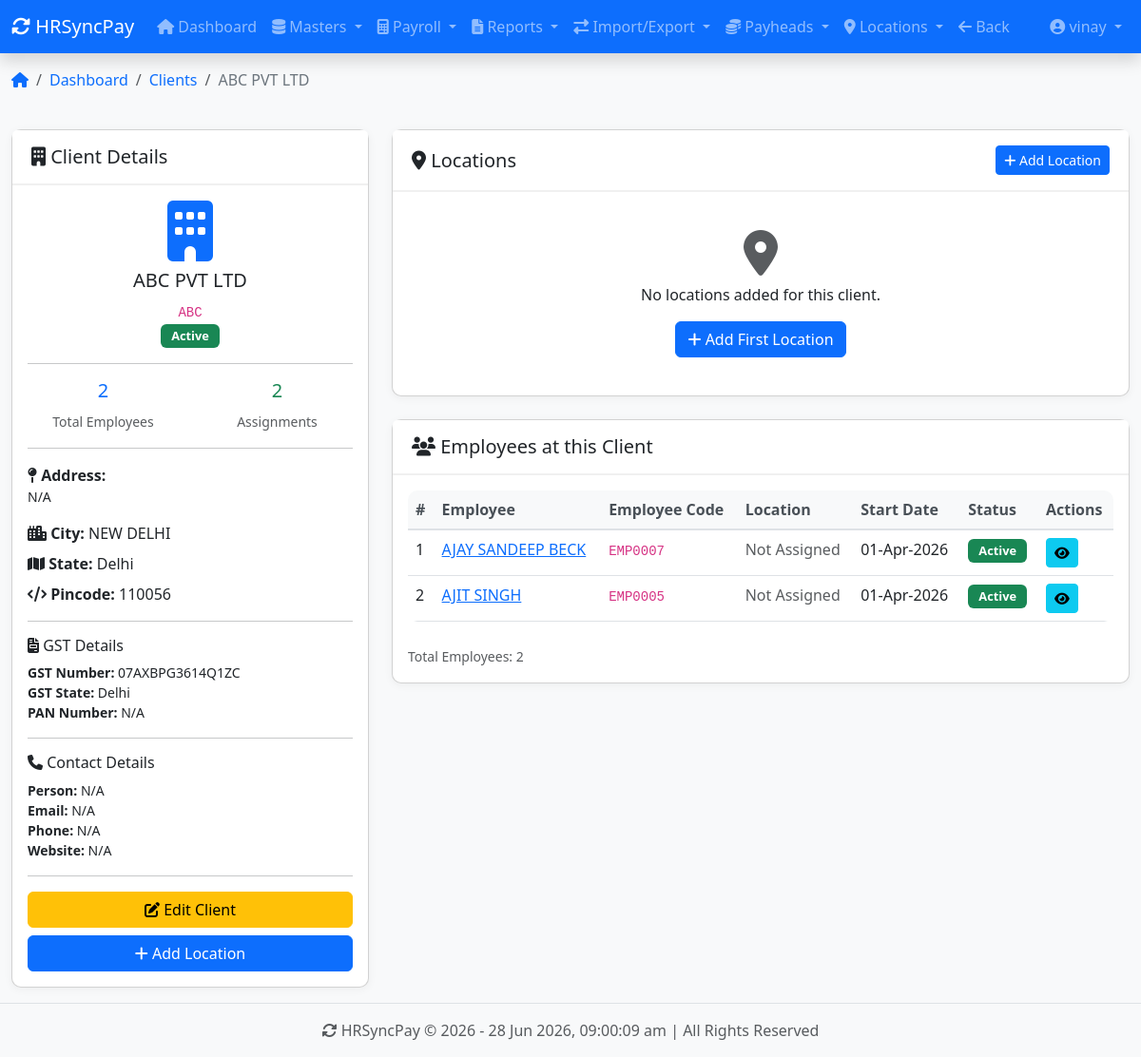
/clients/1/ (signed in), run on an earlier commit of the app's database.
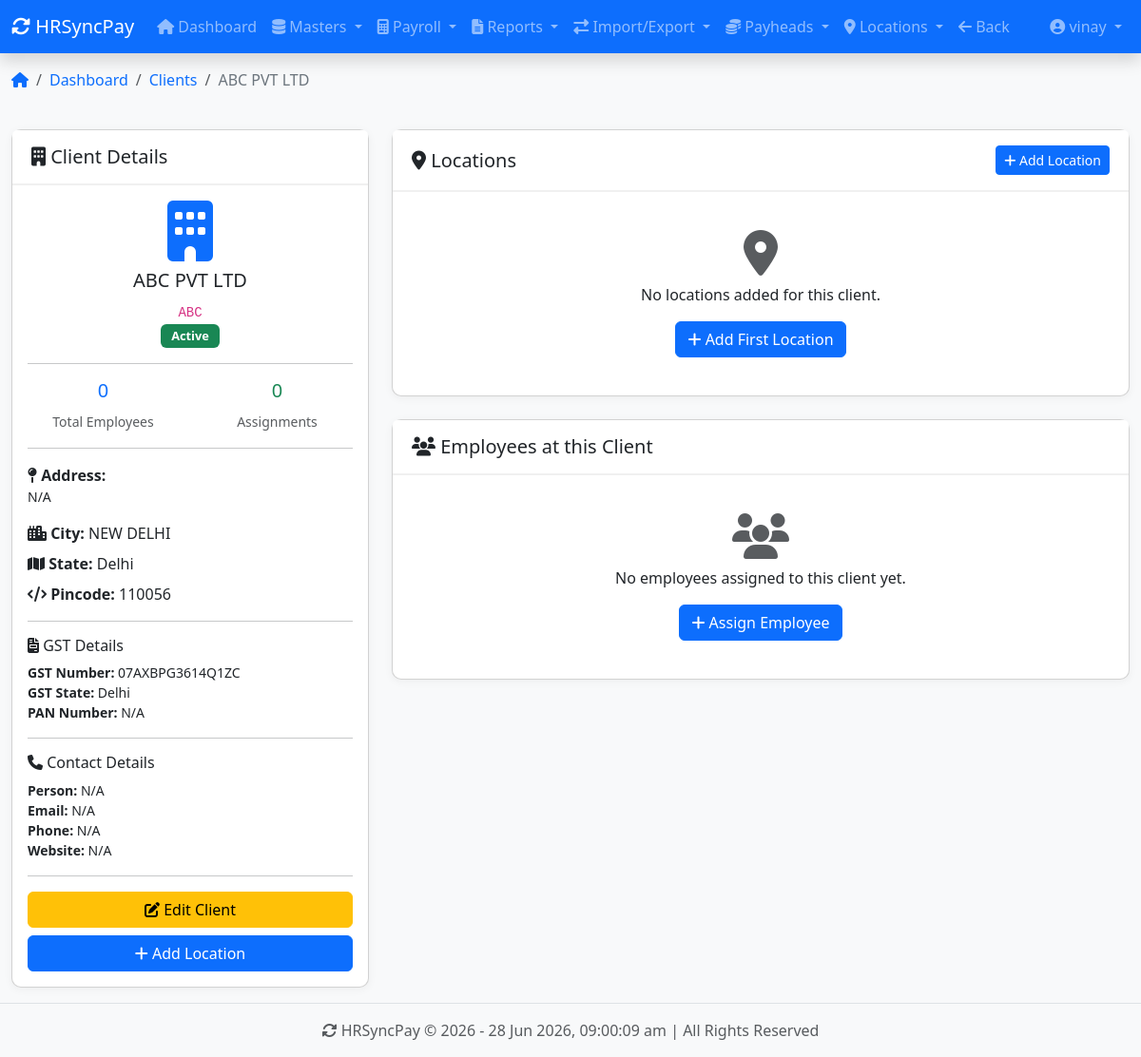
And on a later commit of the database.
### apps/employees/models.py (models this page shows, shortened)
class EmployeeAssignment(models.Model):
    SALARY_METHOD_CHOICES = [
        ('CALENDAR_MONTH', 'Calendar Month'),
        ('26_DAYS_MONTH', '26-Days Month'),
        ('PER_DAY', 'Per Day'),
        ('PRODUCTION', 'Production'),
    ]
    PF_CAP_CHOICES = [
        ('CAPPED_15000', 'Capped at ₹15,000'),
        ('CAPPED_18000', 'Capped at ₹18,000'),
        ('FULL', 'Full Basic'),
        ('NOT_APPLICABLE', 'Not Applicable'),
    ]
    ESI_RULE_CHOICES = [
        ('AUTO', 'Auto (If Gross < ₹21,000)'),
        ('FORCE', 'Force (Always Deduct)'),
        ('EXEMPT', 'Exempt (Never Deduct)'),
    ]
    STATUS_CHOICES = [
        ('ACTIVE', 'Active'),
        ('COMPLETED', 'Completed'),
        ('TERMINATED', 'Terminated'),
        ('TRANSFERRED', 'Transferred'),
    ]
    employee = models.ForeignKey(Employee, on_delete=models.CASCADE, related_name='assignments')
    client = models.ForeignKey(Client, on_delete=models.CASCADE, related_name='assignments')
    location = models.ForeignKey(
        'locations.Location',
        on_delete=models.SET_NULL,
        null=True,
        blank=True,
        related_name='assignments',
        help_text="Location where employee works"
    )
    start_date = models.DateField()
    end_date = models.DateField(null=True, blank=True)
    is_current = models.BooleanField(default=True)
    effective_date = models.DateField(null=True, blank=True)
    salary_method = models.CharField(max_length=20, choices=SALARY_METHOD_CHOICES, default='CALENDAR_MONTH')
    monthly_basic = models.DecimalField(max_digits=10, decimal_places=2, null=True, blank=True)
    per_day_rate = models.DecimalField(max_digits=10, decimal_places=2, null=True, blank=True)
    rate_per_unit = models.DecimalField(max_digits=10, decimal_places=2, null=True, blank=True)
    pf_cap = models.CharField(max_length=20, choices=PF_CAP_CHOICES, default='CAPPED_15000')
    esi_rule = models.CharField(max_length=10, choices=ESI_RULE_CHOICES, default='AUTO')
    eps_applicable = models.BooleanField(default=True)
    eps_employer_rate = models.DecimalField(max_digits=5, decimal_places=2, default=8.33)
    eps_limit = models.DecimalField(max_digits=10, decimal_places=2, default=15000.00)
    professional_tax_exempt = models.BooleanField(default=False)
    other_deductions = models.DecimalField(max_digits=10, decimal_places=2, default=0)
    salary_heads = models.JSONField(default=dict, blank=True, help_text="Dynamic salary heads")
    status = models.CharField(max_length=20, choices=STATUS_CHOICES, default='ACTIVE')
    created_at = models.DateTimeField(auto_now_add=True)
    updated_at = models.DateTimeField(auto_now=True)
    class Meta:
        ordering = ['-start_date']

class Employee(models.Model):
    GENDER_CHOICES = [
        ('M', 'Male'),
        ('F', 'Female'),
        ('O', 'Other'),
    ]
    master_code = models.CharField(max_length=20, unique=True, blank=True, null=True)
    name = models.CharField(max_length=100)
    father_name = models.CharField(max_length=100, blank=True)
    mother_name = models.CharField(max_length=100, blank=True)
    date_of_birth = models.DateField(null=True, blank=True)
    gender = models.CharField(max_length=1, choices=GENDER_CHOICES, default='M')
    email = models.EmailField(unique=True, blank=True, null=True)
    phone = models.CharField(max_length=15, blank=True, null=True)
    alternate_phone = models.CharField(max_length=15, blank=True)
    current_address = models.TextField(blank=True)
    permanent_address = models.TextField(blank=True)
    pan_number = models.CharField(max_length=10, unique=True, blank=True, null=True)
    aadhaar_number = models.CharField(max_length=12, unique=True, blank=True, null=True)
    pf_number = models.CharField(max_length=20, unique=True, blank=True, null=True)
    esi_number = models.CharField(max_length=20, unique=True, blank=True, null=True)
    uan_number = models.CharField(max_length=12, blank=True, null=True)
    bank_name = models.CharField(max_length=100, blank=True)
    bank_account_number = models.CharField(max_length=20, unique=True, blank=True, null=True)
    ifsc_code = models.CharField(max_length=11, blank=True)
    bank_branch = models.CharField(max_length=100, blank=True)
    employee_code = models.CharField(max_length=20, unique=True)
    date_of_joining = models.DateField(null=True, blank=True)
    date_of_leaving = models.DateField(null=True, blank=True)
    is_active = models.BooleanField(default=True)
    photo = models.ImageField(upload_to='employee_photos/', null=True, blank=True)
    pf_applicable = models.BooleanField(default=True, help_text="Is PF applicable for this employee?")
    pf_employee_rate = models.DecimalField(max_digits=5, decimal_places=2, default=12.00,
                                           help_text="PF Employee Rate (%)")
    pf_employer_rate = models.DecimalField(max_digits=5, decimal_places=2, default=13.00,
                                           help_text="PF Employer Rate (%)")
    pf_capping = models.CharField(
        max_length=20,
        choices=[
            ('CAPPED_15000', 'Capped at ₹15,000'),
            ('CAPPED_18000', 'Capped at ₹18,000'),
            ('FULL', 'Full Basic'),
            ('NOT_APPLICABLE', 'Not Applicable'),
        ],
        default='CAPPED_15000',
        help_text="PF Capping Rule"
    )
    eps_applicable = models.BooleanField(default=True, help_text="Is EPS (Pension) applicable for this employee?")
    eps_employee_rate = models.DecimalField(max_digits=5, decimal_places=2, default=0.00,
                                            help_text="EPS Employee Rate (%)")
    eps_employer_rate = models.DecimalField(max_digits=5, decimal_places=2, default=8.33,
                                            help_text="EPS Employer Rate (%)")
    eps_limit = models.DecimalField(max_digits=10, decimal_places=2, default=15000.00, help_text="EPS Wage Limit (₹)")
    esi_applicable = models.BooleanField(default=True, help_text="Is ESI applicable for this employee?")
    esi_rule = models.CharField(
        max_length=10,
        choices=[
            ('AUTO', 'Auto (If Gross < ₹21,000)'),
            ('FORCE', 'Force (Always Deduct)'),
            ('EXEMPT', 'Exempt (Never Deduct)'),
        ],
        default='AUTO',
        help_text="ESI Rule"
    )
    esi_limit = models.DecimalField(max_digits=10, decimal_places=2, default=21000.00, help_text="ESI Wage Limit (₹)")
    esi_employee_rate = models.DecimalField(max_digits=5, decimal_places=2, default=0.75,
                                            help_text="ESI Employee Rate (%)")
    esi_employer_rate = models.DecimalField(max_digits=5, decimal_places=2, default=3.25,
                                            help_text="ESI Employer Rate (%)")
    tds_applicable = models.BooleanField(default=False, help_text="Is TDS applicable for this employee?")
    tds_type = models.CharField(
        max_length=10,
        choices=[
            ('PERCENTAGE', 'Percentage (%)'),
            ('FIXED', 'Fixed Amount (₹)'),
        ],
        default='PERCENTAGE',
        help_text="TDS Type"
    )
    tds_value = models.DecimalField(
        max_digits=10,
        decimal_places=2,
        default=0.00,
        help_text="TDS Rate (%) or Fixed Amount (₹)"
    )
    basic_pay = models.DecimalField(max_digits=10, decimal_places=2, default=0.00, help_text="Basic Pay (Fixed)")
    hra = models.DecimalField(max_digits=10, decimal_places=2, default=0.00, help_text="House Rent Allowance (Fixed)")
    dynamic_salary_heads = models.JSONField(
        default=dict,
        blank=True,
        help_text="Dynamic salary heads (e.g., {'Bonus': 5000, 'Incentive': 2000, 'Special Allowance': 3000})"
    )
    loan_deduction = models.DecimalField(max_digits=10, decimal_places=2, default=0.00,
                                         help_text="Loan Deduction (Fixed)")
    advance_deduction = models.DecimalField(max_digits=10, decimal_places=2, default=0.00,
                                            help_text="Advance Deduction (Fixed)")
    dynamic_deductions = models.JSONField(
        default=dict,
        blank=True,
        help_text="Dynamic deductions (e.g., {'Insurance': 1000, 'Professional Tax': 200, 'Union Fee': 100})"
    )
    professional_tax = models.DecimalField(max_digits=10, decimal_places=2, default=0.00, help_text="Professional Tax")
    created_at = models.DateTimeField(auto_now_add=True)
    updated_at = models.DateTimeField(auto_now=True)
    class Meta:
        ordering = ['name']

### apps/clients/views.py (the view)
# urls.py: path('<int:pk>/', views.client_detail, name='client_detail'),
@login_required
def client_detail(request, pk):
    client = get_object_or_404(Client, pk=pk)
    assignments = client.assignments.filter(is_current=True)
    locations = client.client_locations.filter(is_active=True)
    for location in locations:
        location.employee_count = location.assignments.filter(
            is_current=True,
            employee__is_active=True
        ).values('employee').distinct().count()
    assignment_data = []
    for assignment in assignments:
        assignment_data.append({
            'id': assignment.id,
            'employee': assignment.employee,
            'employee_code': assignment.employee.employee_code,  # ✅ Add employee_code
            'master_code': assignment.employee.master_code,  # Keep if needed
            'employee_name': assignment.employee.name,
            'location': assignment.location,
            'start_date': assignment.start_date,
            'status': assignment.status,
            'is_current': assignment.is_current,
        })
    context = {
        'client': client,
        'assignments': assignments,
        'assignment_data': assignment_data,  # ✅ Pass to template
        'locations': locations,
        'total_employees': assignments.values('employee').distinct().count(),
        'breadcrumb': [
            {'name': 'Dashboard', 'url': '/', 'active': False},
            {'name': 'Clients', 'url': '/clients/', 'active': False},
            {'name': client.name, 'active': True},
        ],
    }
    return render(request, 'clients/client_detail.html', context)

### templates/clients/client_detail.html (shortened to what the changed rows need)
{% extends 'base.html' %}
{% load static %}
{% block content %}
<div class="row">
    <div class="col-md-4">
        <div class="card">
            <div class="card-body">
                <div class="row text-center">
                    <div class="col-6">
                        <h5 class="text-primary">{{ total_employees|default:0 }}</h5>
                        <small class="text-muted">Total Employees</small>
                    </div>
                    <div class="col-6">
                        <h5 class="text-success">{{ assignments|length }}</h5>
                        <small class="text-muted">Assignments</small>
                    </div>
                </div>
            </div>
        </div>
    </div>
    <div class="col-md-8">
<div class="card mt-4">
    <div class="card-body">
        {% if assignments %}
            <div class="table-responsive">
                <table class="table table-hover">
                    <thead>
                        <tr>
                            <th>#</th>
                            <th>Employee</th>
                            <th>Employee Code</th>
                            <th>Location</th>
                            <th>Start Date</th>
                            <th>Status</th>
                            <th>Actions</th>
                        </tr>
                    </thead>
                    <tbody>
                        {% for assignment in assignments %}
                        <tr>
                            <td>{{ forloop.counter }}</td>
                            <td>
                                <a href="{% url 'employees:employee_detail' assignment.employee.id %}">
                                    {{ assignment.employee.name }}
                                </a>
                            </td>
                            <td><code>{{ assignment.employee.employee_code }}</code></td>
                            <td>
                                {% if assignment.location %}
                                    {{ assignment.location.location_name }}
                                {% else %}
                                    <span class="text-muted">Not Assigned</span>
                                {% endif %}
                            </td>
                            <td>{{ assignment.start_date|date:"d-M-Y" }}</td>
                            <td>
                                <span class="badge {% if assignment.status == 'ACTIVE' %}bg-success{% else %}bg-secondary{% endif %}">
                                    {{ assignment.get_status_display }}
                                </span>
                            </td>
                            <td>
                                <a href="{% url 'employees:employee_detail' assignment.employee.id %}"
                                   class="btn btn-sm btn-info">
                                    <i class="fas fa-eye"></i>
                                </a>
                            </td>
                        </tr>
                        {% endfor %}
                    </tbody>
                </table>
            </div>
            <div class="mt-2">
                <small class="text-muted">Total Employees: {{ total_employees|default:0 }}</small>
            </div>
        {% else %}
            <div class="text-center py-4">
                <i class="fas fa-users fa-3x text-muted"></i>
                <p class="mt-2">No employees assigned to this client yet.</p>
                <a href="{% url 'employees:assignment_create' %}?client={{ client.id }}" class="btn btn-primary">
                    <i class="fas fa-plus"></i> Assign Employee
                </a>
            </div>
        {% endif %}
    </div>
</div>
{% endblock %}

What changed in the data, as far as the page shows it:
removed EmployeeAssignment: employee.name "AJAY SANDEEP BECK", employee.employee_code "EMP0007", shows "Not Assigned", start_date "01-Apr-2026", status "Active"
removed EmployeeAssignment: employee.name "AJIT SINGH", employee.employee_code "EMP0005", shows "Not Assigned", start_date "01-Apr-2026", status "Active"
Also different on the page:
{{ total_employees|default:0 }}: "2" → "0"
{{ assignments|length }}: "2" → "0"
{{ total_employees|default:0 }}: "2" → (not shown)
text no longer shown: "# Employee Employee Code Location Start Date Status Actions Total Employees:"
text now shown: "No employees assigned to this client yet. Assign Employee"
